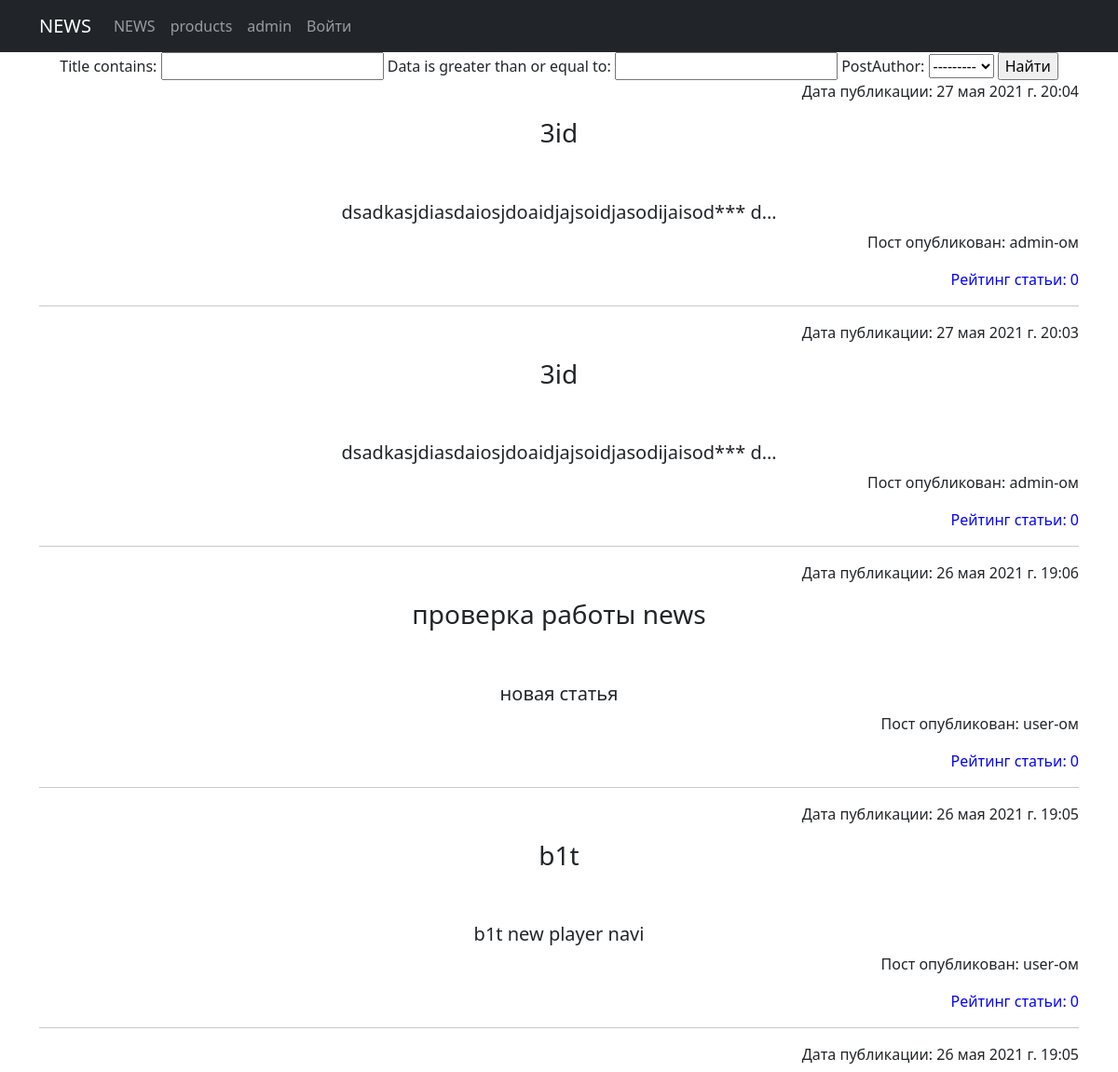
The page /news/search (upper part) on the database as committed earlier.
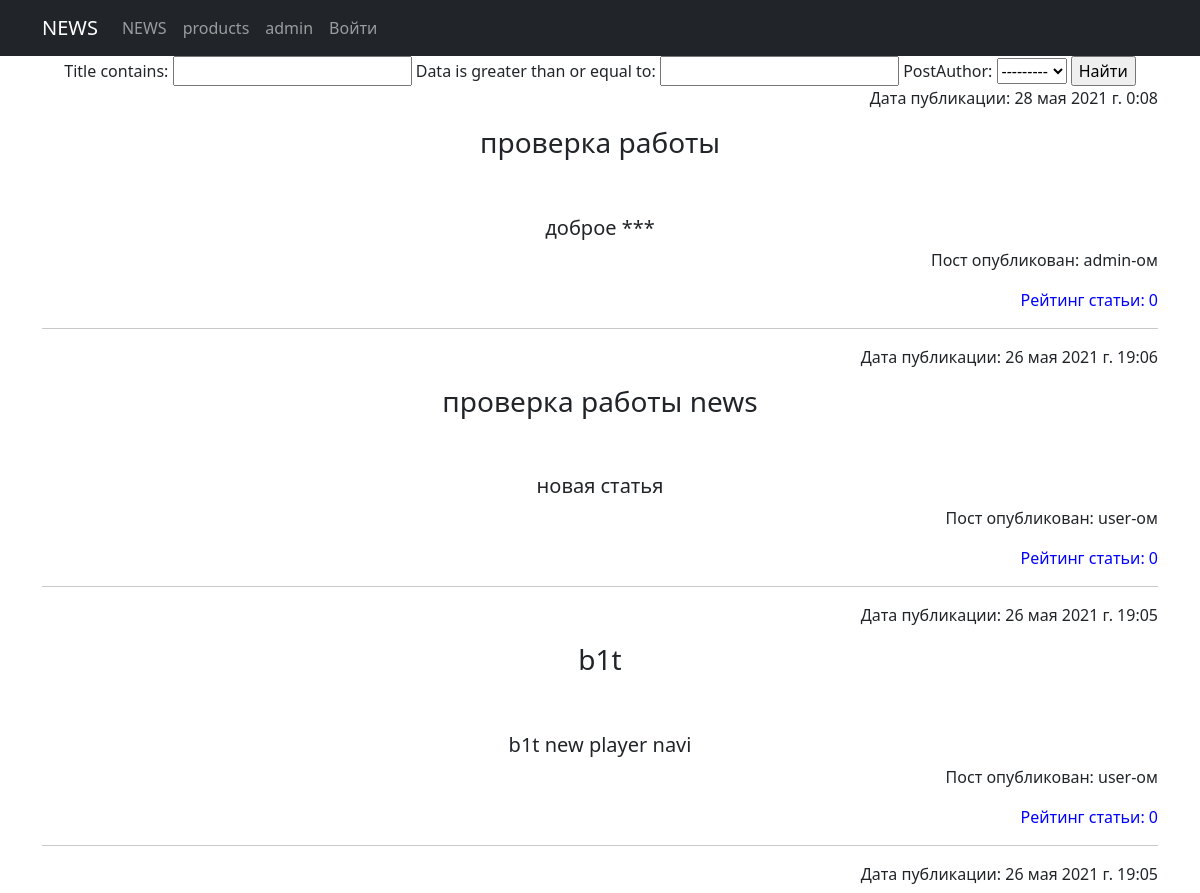
The same page on the database as committed later.
### news/models.py (models this page shows, shortened)
class Post(models.Model):
    PostAuthor = models.ForeignKey(Author, on_delete=models.CASCADE)
    PostNews = 'PN'
    PostArticle = 'PA'
    POSITIONS = [
        (PostArticle, 'Статья'),
        (PostNews, 'Новость'),
    ]
    title = models.CharField(max_length=50)
    positions = models.CharField(max_length=2, choices=POSITIONS, default=PostArticle)
    data = models.DateTimeField(auto_now_add=True)
    postCategory = models.ManyToManyField(Category, through='PostCategory')
    previewName = models.CharField(max_length=128)
    text = models.TextField()
    rating = models.SmallIntegerField(default=0)
    class Meta:
        verbose_name = 'Пост'
        verbose_name_plural = 'Посты'

class Author(models.Model):
    authorUser = models.OneToOneField(User, on_delete=models.CASCADE)
    authorRaitng = models.SmallIntegerField(default=0)
    def __str__(self):
        return str(self.authorUser)
    class Meta:
        verbose_name = 'Автор'
        verbose_name_plural = 'Авторы'

### news/views.py (the view)
# urls.py: path('search', newSearch.as_view(), name='news_search'),
class newSearch(ListView):
    model = Post
    template_name = 'new_search.html'
    context_object_name = 'newsearch'
    ordering = '-data'
    def get_context_data(self, **kwargs):
        context = super().get_context_data(**kwargs)
        context['filter'] = newsFilter(self.request.GET, queryset=self.get_queryset())
        return context

### news/templatetags/custom_filters.py (called while the page is built)
@register.filter(name='censor_filter')
def censor_filter(value):
    for i in bad_words:
        value = value.lower()
        value = value.replace(i, '***')
    return value

### templates/new_search.html (shortened to what this page needs)
<!DOCTYPE html>
<html lang="en">
<head> {% extends 'flatpages/default.html' %} {% load custom_filters %}
{%block content%}
    <form method="GET">
    {{ filter.form }}
    <input type="submit" value="Найти">
    </form>
    {% for new in filter.qs %}
    <p style="text-align: right;">Дата публикации: {{new.data}}</p>
    <h3>{{new.title|censor_filter}}</h3>
    <br>
    <br>
    <h5>{{new.text|truncatechars:50|censor_filter}}</h5>
    <p style="text-align: right;">Пост опубликован: {{new.PostAuthor}}-ом</p>
    <p style="text-align: right;"><span style="text-align: right; color: #0000ff;">Рейтинг статьи: {{new.rating}}</span></p>
    <hr>
    {% endfor %}
{%endblock content%}

Rows that differ between the two databases and show on the page:
removed Post: data "27 мая 2021 г. 20:04", title|censor_filter "3id", text|censor_filter "dsadkasjdiasdaiosjdoaidjajsoidjasodijaisod*** d…", PostAuthor "admin", rating "0"
removed Post: data "27 мая 2021 г. 20:03", title|censor_filter "3id", text|censor_filter "dsadkasjdiasdaiosjdoaidjajsoidjasodijaisod*** d…", PostAuthor "admin", rating "0"
added Post: data "28 мая 2021 г. 0:08", title|censor_filter "проверка работы", text|censor_filter "доброе ***", PostAuthor "admin", rating "0"
